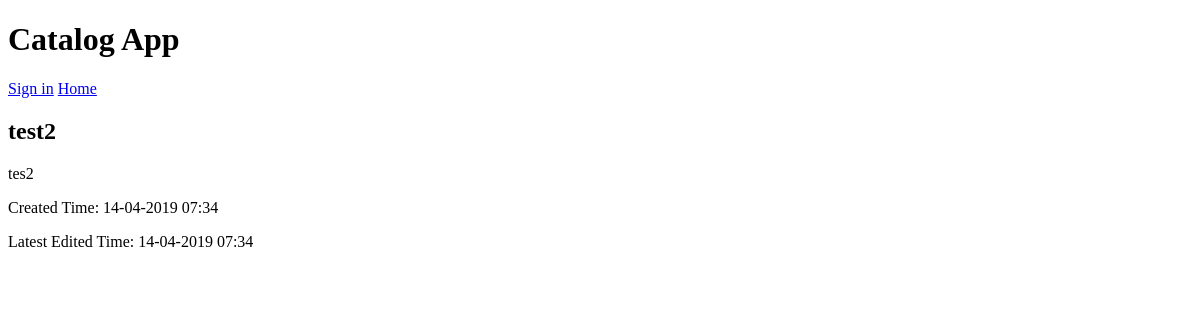
/category/10/items/16/, run on an earlier commit of the app's database.
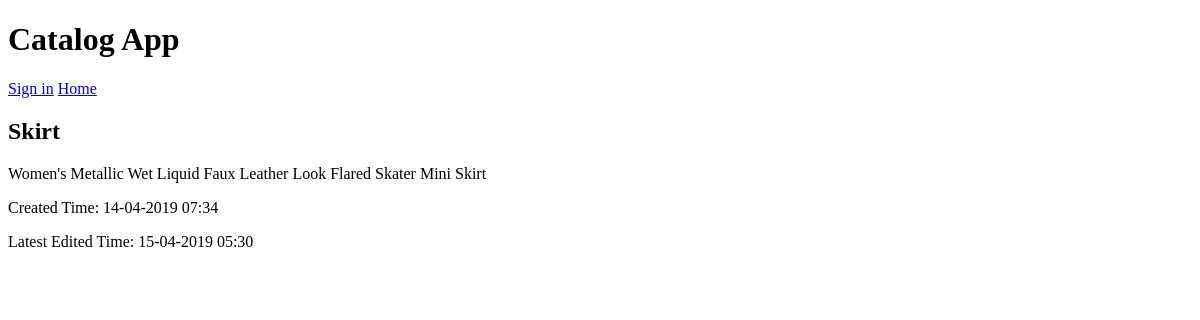
And on a later commit of the database.
### database_setup.py (models this page shows, shortened)
class Item(Base):
	__tablename__ = 'items'
	id = Column(Integer, primary_key=True)
	category_id = Column(Integer,ForeignKey('categories.id'))
	name = Column(String(100))
	description = Column(String(1000))
	user_id = Column(Integer, ForeignKey('users.id'))
	ctime = Column(DATETIME, nullable=False)
	mtime = Column(DATETIME, nullable=False)
	categories = relationship(Category)
	users = relationship(User)

### application.py (the view)
@app.route('/category/<int:category_id>/items/<int:item_id>/')
def showItemDetails(category_id,item_id):
	session = DBSession()
	item = session.query(Item).filter_by(category_id=category_id, id=item_id).one()
	session.close()
	if 'user_id' not in login_session or login_session['user_id'] != item.user_id:
		return render_template("showitemdetailspublic.html", item=item, login_session=login_session)
	else:
		return render_template("showitemdetails.html", item=item, login_session=login_session)

### application.py (called while the page is built)
def get_view_rate_limit():
    return getattr(g, '_view_rate_limit', None)

@app.after_request
def inject_x_rate_headers(response):
    limit = get_view_rate_limit()
    if limit and limit.send_x_headers:
        h = response.headers
        h.add('X-RateLimit-Remaining', str(limit.remaining))
        h.add('X-RateLimit-Limit', str(limit.limit))
        h.add('X-RateLimit-Reset', str(limit.reset))
    return response

### templates/showitemdetailspublic.html (shortened to what this page needs)
<!DOCTYPE html>
<html>
	<head>
	</head>
	<body>
		<h1>Catalog App</h1>
		{% if not login_session['email'] %}
			<a href="{{url_for('showLogin')}}">Sign in</a>
		{% endif %}
		<a href="{{url_for('showLatestItems')}}">Home</a>
		<h2>{{item.name}}</h2>
		<div>
			<p>{{item.description}}</p>
			<p>Created Time: {{item.ctime.strftime("%d-%m-%Y %H:%M")}}</p>
			<p>Latest Edited Time: {{item.mtime.strftime("%d-%m-%Y %H:%M")}}</p>
		</div>
	</body>
</html>

What changed in the data, as far as the page shows it:
changed Item: name "test2" → "Skirt"; description "tes2" → "Women's Metallic Wet Liquid Faux Leather Look Flared Skater Mini Skirt"; mtime "14-04-2019 07:34" → "15-04-2019 05:30"
